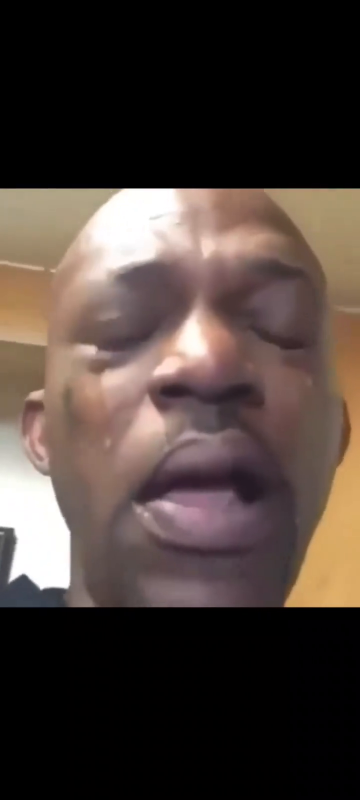
#> input picture frame 44 of input.mp4, 720 x 1600 px (shown at 1/2 size)
$ python partE3.py
#> lines starting #> are read from the running program, lines starting #| are printed output that depends on the picture
import cv2

# Open video
cap = cv2.VideoCapture("input.mp4")

if not cap.isOpened():
    print("Error: Could not open input.mp4")
    exit()

# Read first frame
ok, frame = cap.read()
#> frame is the input picture: shape (1600, 720, 3); mean B, G, R 57.3, 62.7, 75.1

cap.release()

if ok:

    # Resize to 1280 x 720
    resized = cv2.resize(frame, (1280, 720))
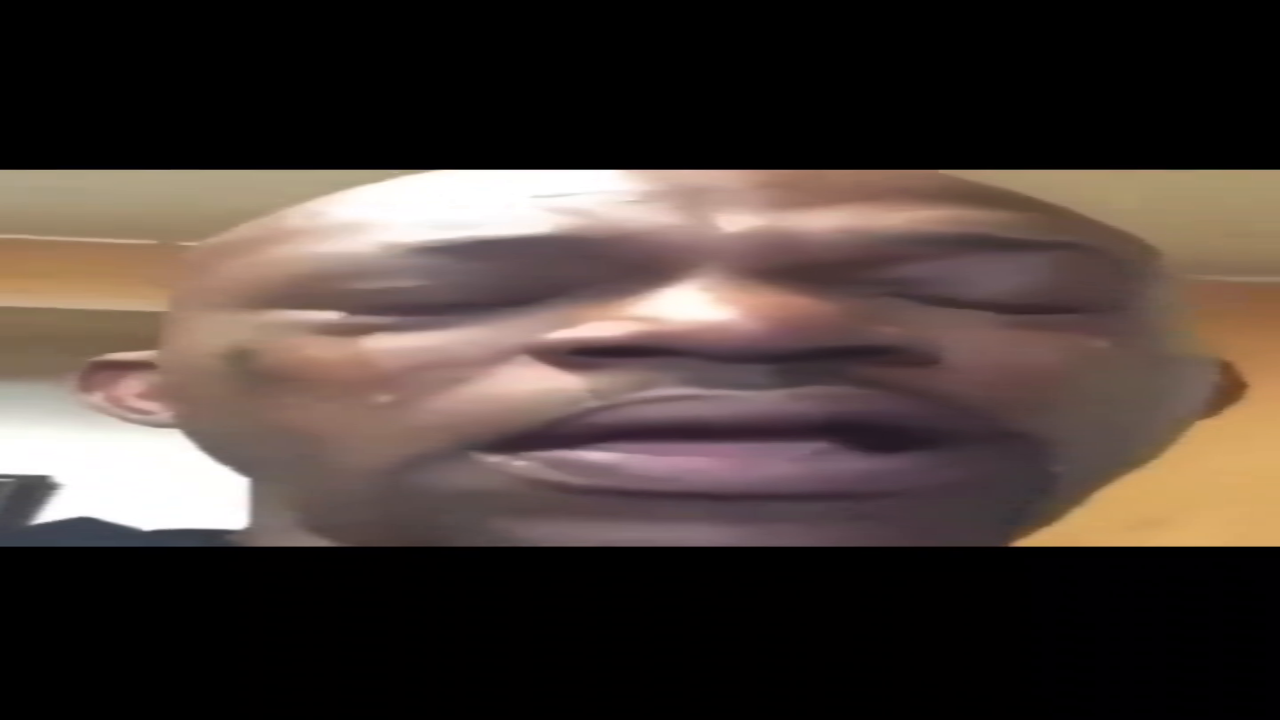
#> resized: shape (720, 1280, 3); mean B, G, R 57.2, 62.7, 75.1

    # Save resized frame
    cv2.imwrite("resized_frame.jpg", resized)

    # Display dimensions
    print("Original:", frame.shape)
#| Original: (1600, 720, 3)
    print("Resized:", resized.shape)
#| Resized: (720, 1280, 3)

    # Calculate pixel counts
    original_height, original_width = frame.shape[:2]
#> original_height = 1600; original_width = 720
    resized_height, resized_width = resized.shape[:2]
#> resized_height = 720; resized_width = 1280

    original_pixels = original_width * original_height
#> original_pixels = 1152000
    resized_pixels = resized_width * resized_height
#> resized_pixels = 921600

    print("Original pixel count:", original_pixels)
#| Original pixel count: 1152000
    print("Resized pixel count:", resized_pixels)
#| Resized pixel count: 921600

else:
    print("Could not read video frame.")

$ run again, starting later in the video
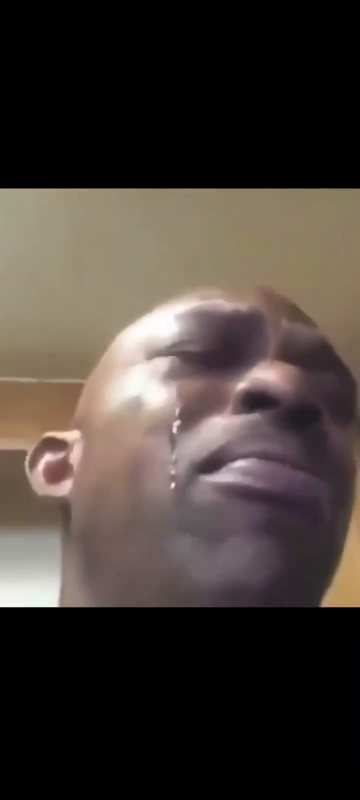
#> input picture frame 200 of input.mp4, 720 x 1600 px (shown at 1/2 size)
#> frame is the input picture: shape (1600, 720, 3); mean B, G, R 55.3, 60.8, 69.6
#> `resized = cv2.resize(frame, (1280, 720))`:
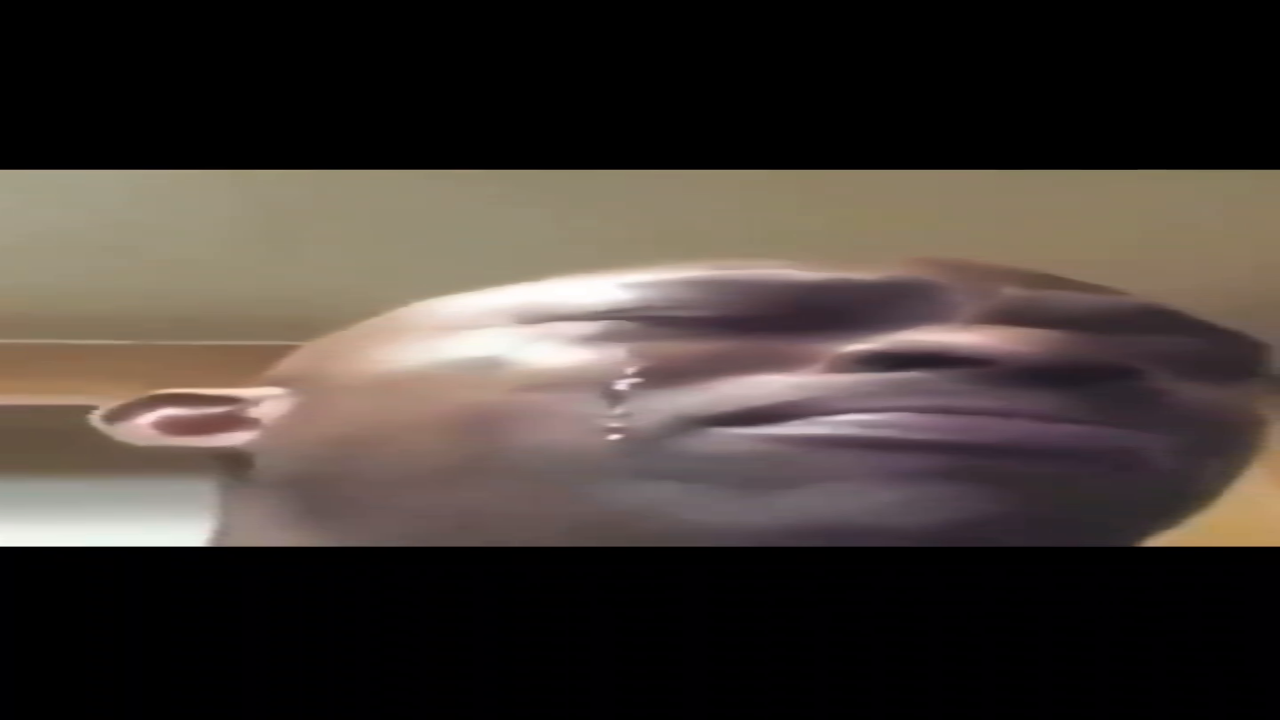
#> resized: shape (720, 1280, 3); mean B, G, R 55.2, 60.7, 69.5
#| Original: (1600, 720, 3)
#| Resized: (720, 1280, 3)
#| Original pixel count: 1152000
#| Resized pixel count: 921600

$ run again, starting later in the video
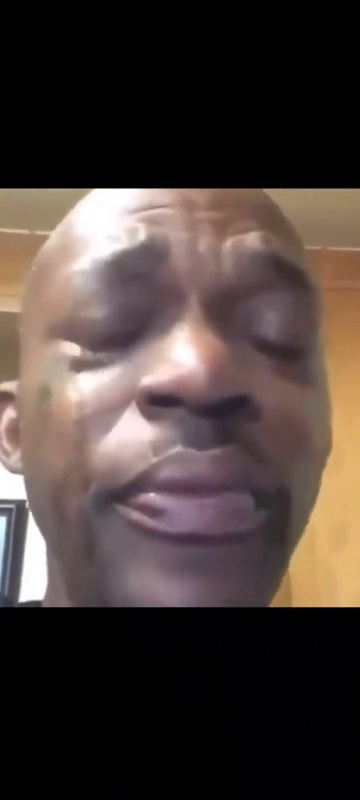
#> input picture frame 356 of input.mp4, 720 x 1600 px (shown at 1/2 size)
#> frame is the input picture: shape (1600, 720, 3); mean B, G, R 57.5, 62.1, 74.4
#> `resized = cv2.resize(frame, (1280, 720))`:
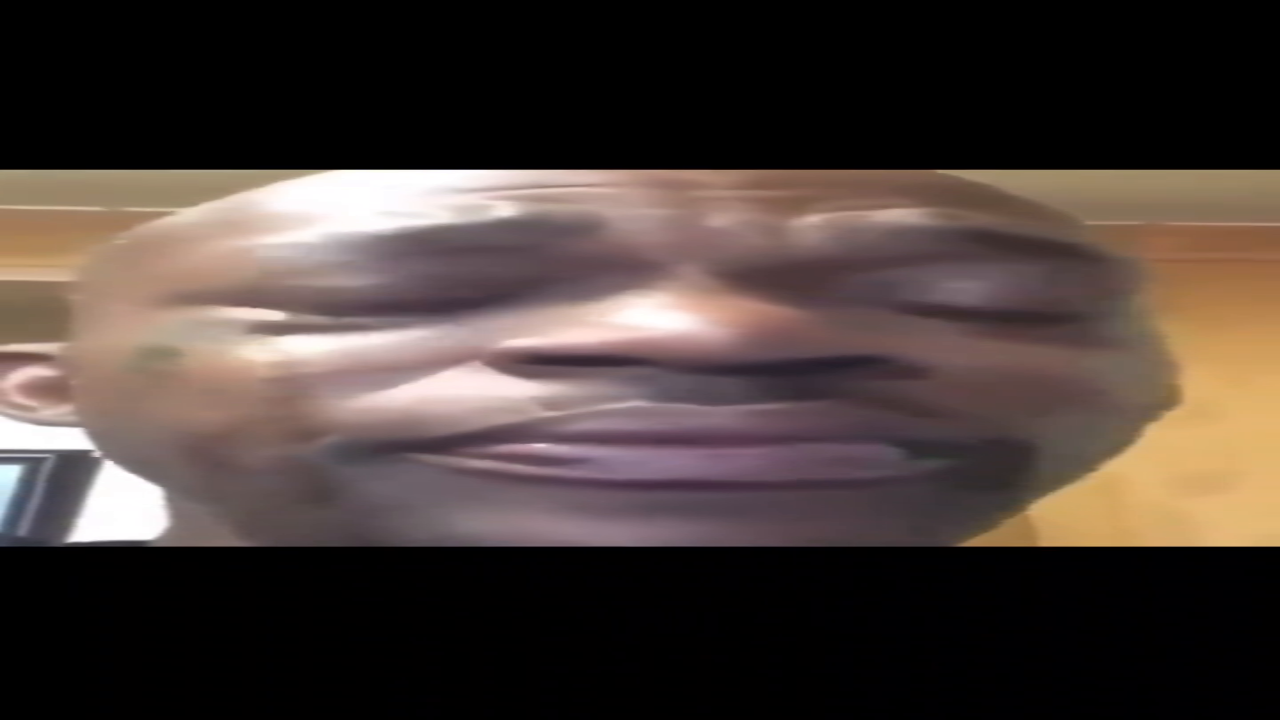
#> resized: shape (720, 1280, 3); mean B, G, R 57.5, 62.1, 74.4
#| Original: (1600, 720, 3)
#| Resized: (720, 1280, 3)
#| Original pixel count: 1152000
#| Resized pixel count: 921600
